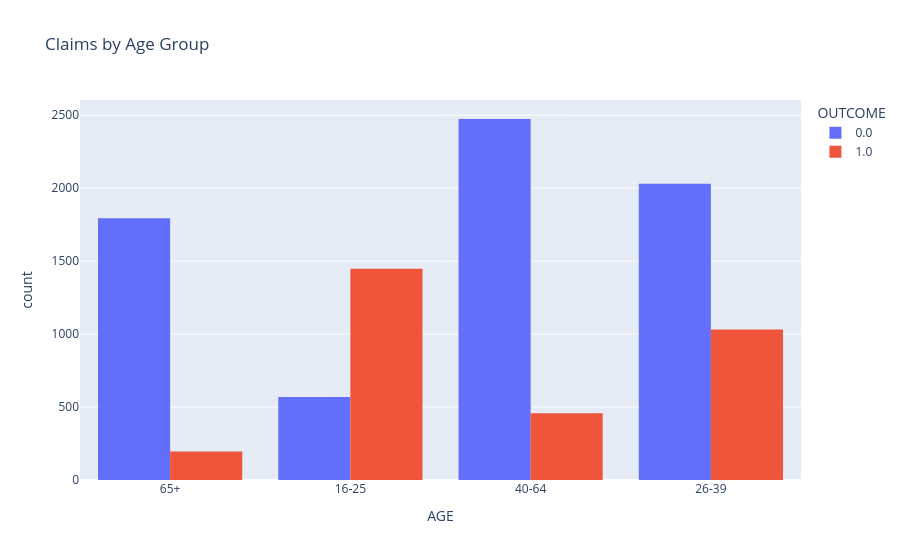

The notebook cell this image was saved under:
### Code cell
px.histogram(claims, x="AGE", color="OUTCOME", barmode="group",
             title="Claims by Age Group")

### Figure 1 — Plotly figure (JSON) as saved in the notebook; plotly's stock layout.template omitted (floating-point values rounded to 4 significant figures; data arrays with more than 128 entries replaced by an {"elided": "..."} marker saying what was removed)
{"data": [{"alignmentgroup": "True", "bingroup": "x", "hovertemplate": "OUTCOME=0.0<br>AGE=%{x}<br>count=%{y}<extra></extra>", "legendgroup": "0.0", "marker": {"color": "#636efa", "pattern": {"shape": ""}}, "name": "0.0", "offsetgroup": "0.0", "orientation": "v", "showlegend": true, "type": "histogram", "x": {"elided": "6867 str values"}, "xaxis": "x", "yaxis": "y"}, {"alignmentgroup": "True", "bingroup": "x", "hovertemplate": "OUTCOME=1.0<br>AGE=%{x}<br>count=%{y}<extra></extra>", "legendgroup": "1.0", "marker": {"color": "#EF553B", "pattern": {"shape": ""}}, "name": "1.0", "offsetgroup": "1.0", "orientation": "v", "showlegend": true, "type": "histogram", "x": {"elided": "3133 str values"}, "xaxis": "x", "yaxis": "y"}], "layout": {"barmode": "group", "legend": {"title": {"text": "OUTCOME"}, "tracegroupgap": 0}, "title": {"text": "Claims by Age Group"}, "xaxis": {"anchor": "y", "domain": [0, 1], "title": {"text": "AGE"}}, "yaxis": {"anchor": "x", "domain": [0, 1], "title": {"text": "count"}}}}
